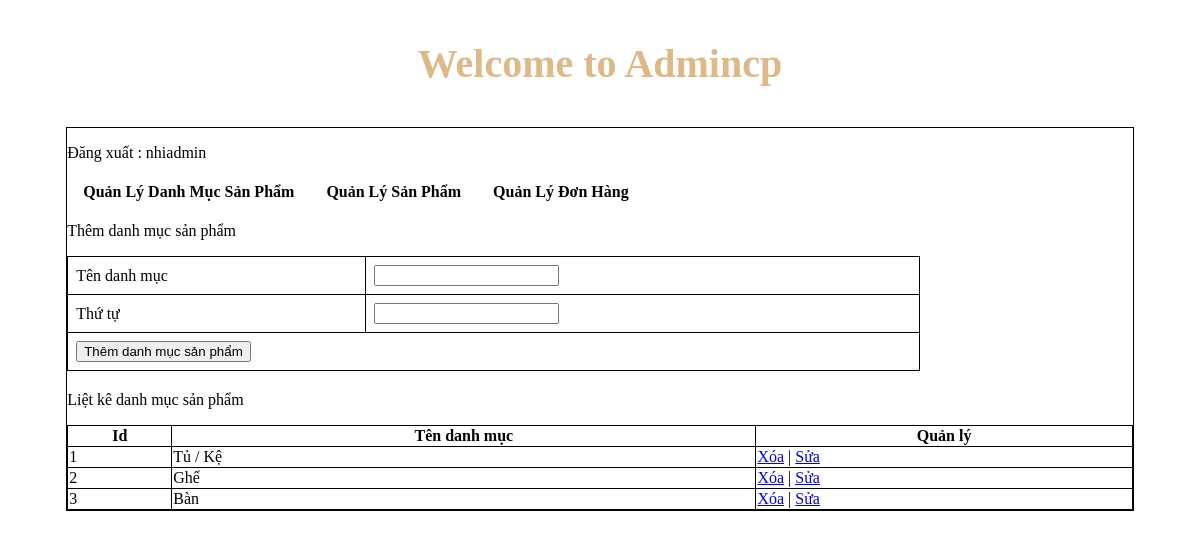
/admincp/index.php?action=quanlydanhmucsanpham&query=them (signed in), run on the app's committed database.
### tables this page shows
CREATE TABLE `pk_danhmuc` (
  `id_danhmuc` int(11) NOT NULL,
  `tendanhmuc` varchar(100) NOT NULL,
  `thutu` int(11) NOT NULL
);

### admincp/modules/quanlydanhmucsp/lietke.php (the view)
<?php
    $sql_lietke_danhmucsp ="SELECT *FROM pk_danhmuc ORDER BY thutu DESC";
    $query_lietke_danhmucsp= mysqli_query($mysqli,$sql_lietke_danhmucsp);
?>
<p> Liệt kê danh mục sản phẩm </p>
<table id="table2">
  <tr>
    <th>Id</th>
    <th>Tên danh mục</th>
    <th>Quản lý </th>
  </tr>
  <?php
  $i=0;
  while($row=mysqli_fetch_array($query_lietke_danhmucsp)){
    $i++;
  ?>
  <tr>
    <td><?php echo $i ?></td>
    <td><?php echo $row['tendanhmuc'] ?></td>
    <td>
        <a href="modules/quanlydanhmucsp/xuly.php?iddanhmuc=<?php echo $row['id_danhmuc'] ?>">Xóa</a> | <a href="?action=quanlydanhmucsanpham&query=sua&iddanhmuc=<?php echo $row['id_danhmuc'] ?>">Sửa</a>
  </td>
  </tr>
 <?php
  }
 ?>
</table>

### admincp/index.php (style rules this page uses)
#table2 { border-collapse: collapse; width: 100%; }
#table2, #table2 th, #table2 td { border: 1px solid black; }

### data on the page
pk_danhmuc: tendanhmuc "Tủ / Kệ"
pk_danhmuc: tendanhmuc "Ghế"
pk_danhmuc: tendanhmuc "Bàn"

### other printed values
$_SESSION['dangnhap'] "nhiadmin"
